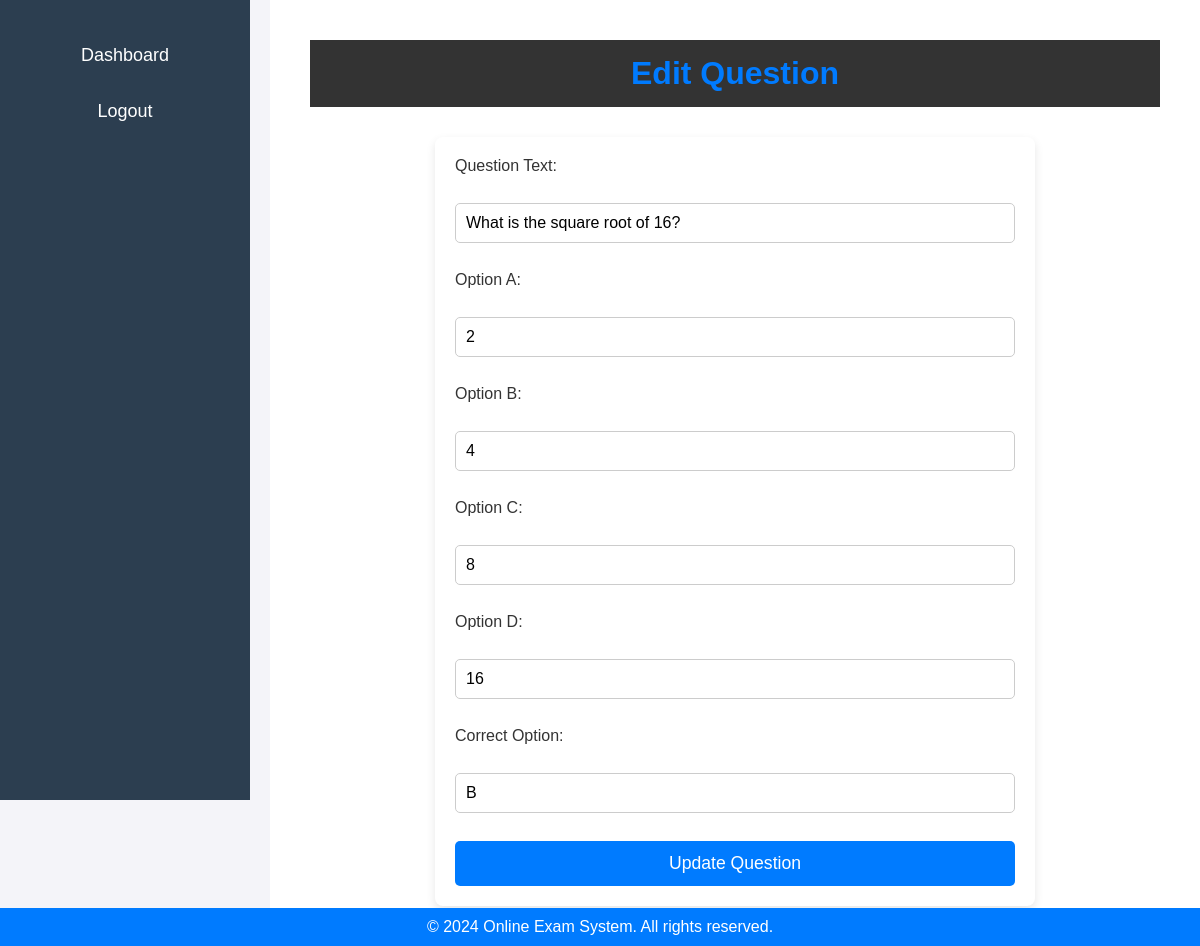
Page /admin/edit_question.php?question_id=2 (signed in) on the committed database.
### tables this page shows
CREATE TABLE IF NOT EXISTS questions (
    question_id INT PRIMARY KEY AUTO_INCREMENT,
    question_text TEXT NOT NULL,
    option_a VARCHAR(255),
    option_b VARCHAR(255),
    option_c VARCHAR(255),
    option_d VARCHAR(255),
    correct_option CHAR(1) CHECK (correct_option IN ('A', 'B', 'C', 'D'))
);

### admin/edit_question.php (the view, shortened to what this page needs)
<?php
include '../db.php';
if (isset($_GET['question_id'])) {
    $question_id = $_GET['question_id'];
    $stmt = $conn->prepare("SELECT * FROM questions WHERE question_id = ?");
    $stmt->bind_param("i", $question_id);
    $stmt->execute();
    $result = $stmt->get_result();
    $question = $result->fetch_assoc();
} else {
    echo "Invalid question ID.";
    exit();
}
?>
<!DOCTYPE html>
<html lang="en">
<head>
    <link rel="stylesheet" href="../styles.css">
</head>
<body>
    <aside class="sidebar">
        <nav>
            <ul>
                <li><a href="../admin_dashboard.php">Dashboard</a></li>
                <li><a href="../logout.php">Logout</a></li>
            </ul>
        </nav>
    </aside>
    <main>
        <header>
            <h1>Edit Question</h1>
        </header>
        <section>
            <form method="POST" action="">
                <label for="question_text">Question Text:</label>
                <input type="text" name="question_text" id="question_text" value="<?php echo htmlspecialchars($question['question_text'], ENT_QUOTES, 'UTF-8'); ?>" required>
                <label for="option_a">Option A:</label>
                <input type="text" name="option_a" id="option_a" value="<?php echo htmlspecialchars($question['option_a'], ENT_QUOTES, 'UTF-8'); ?>" required>
                <label for="option_b">Option B:</label>
                <input type="text" name="option_b" id="option_b" value="<?php echo htmlspecialchars($question['option_b'], ENT_QUOTES, 'UTF-8'); ?>" required>
                <label for="option_c">Option C:</label>
                <input type="text" name="option_c" id="option_c" value="<?php echo htmlspecialchars($question['option_c'], ENT_QUOTES, 'UTF-8'); ?>" required>
                <label for="option_d">Option D:</label>
                <input type="text" name="option_d" id="option_d" value="<?php echo htmlspecialchars($question['option_d'], ENT_QUOTES, 'UTF-8'); ?>" required>
                <label for="correct_option">Correct Option:</label>
                <input type="text" name="correct_option" id="correct_option" value="<?php echo htmlspecialchars($question['correct_option'], ENT_QUOTES, 'UTF-8'); ?>" required>
                <button type="submit" name="update_question">Update Question</button>
            </form>
        </section>
    </main>
    <footer>
        <p>&copy; 2024 Online Exam System. All rights reserved.</p>
    </footer>
</body>
</html>

### styles.css (style rules this page uses)
* { margin: 0; padding: 0; box-sizing: border-box; }
body { font-family: Arial, sans-serif; background-color: #f4f4f4; color: #333; display: flex; flex-direction: column; min-height: 100vh; }
header { background-color: #333; color: #fff; padding: 15px 0; text-align: center; }
header h1 { font-size: 2em; }
.sidebar { width: 20%; background-color: #f9f9f9; padding: 20px; }
.sidebar ul { list-style: none; }
.sidebar ul li { margin: 10px 0; }
.sidebar ul li a { text-decoration: none; color: #333; font-size: 1.2em; }
form { display: flex; flex-direction: column; gap: 20px; }
input[type="text"], input[type="password"], select { padding: 10px; font-size: 1em; border: 1px solid #ccc; border-radius: 5px; }
button { padding: 10px; font-size: 1.1em; background-color: #007BFF; color: white; border: none; border-radius: 5px; cursor: pointer; }
footer { background-color: #333; color: #fff; padding: 15px 0; text-align: center; position: fixed; bottom: 0; left: 0; width: 100%; }

### admin/edit_question.php (style rules this page uses)
body { font-family: 'Arial', sans-serif; margin: 0; padding: 0; display: flex; min-height: 100vh; background-color: #f4f4f9; }
aside.sidebar { background-color: #2c3e50; width: 250px; height: 100vh; padding-top: 20px; position: fixed; }
aside.sidebar nav ul { list-style: none; padding: 0; margin: 0; }
aside.sidebar nav ul li { text-align: center; margin: 15px 0; }
aside.sidebar nav ul li a { color: white; font-size: 18px; text-decoration: none; display: block; padding: 10px 0; transition: background-color 0.3s; }
main { margin-left: 270px; padding: 40px; width: calc(100% - 270px); background-color: #fff; }
header { text-align: center; margin-bottom: 30px; }
header h1 { font-size: 2rem; color: #007bff; }
section { max-width: 600px; margin: 0 auto; background-color: #fff; border-radius: 8px; box-shadow: 0 4px 10px rgba(0, 0, 0, 0.1); padding: 20px; }
form input { width: 100%; padding: 12px; margin: 8px 0; border: 1px solid #ddd; border-radius: 5px; box-sizing: border-box; font-size: 1rem; }
form button { width: 100%; padding: 12px; background-color: #007bff; color: white; border: none; border-radius: 5px; font-size: 1.1rem; cursor: pointer; transition: background-color 0.3s; }
footer { text-align: center; margin-top: 40px; padding: 10px; background-color: #007bff; color: white; }

### rows in the picture
questions: question_text "What is the square root of 16?", option_a "2", option_b "4", option_c "8", option_d "16", correct_option "B"
